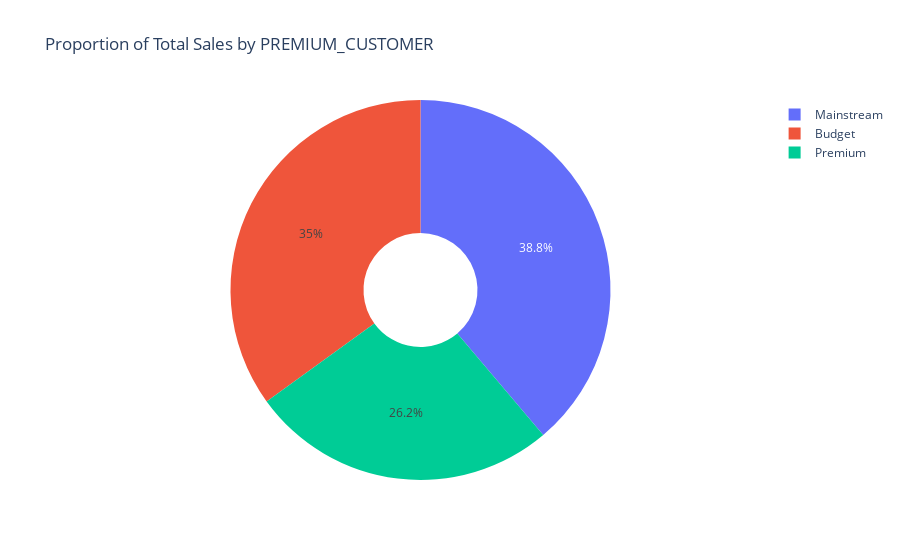

Here is the notebook cell this chart was saved with:
### Markdown cell above
From the plot, we can observe that the majority of total sales come from the following groups in order: Older Singles/Couples, Retirees, Older Families, Young Families, and Young Singles/Couples. In contrast, the percentage of sales from Mid-age Singles/Couples accounts for nearly 10%, while New Families contribute less than 3%.

    Okay. To enhance sales, we will concentrate our analysis on the five main groups: Older Singles/Couples, Retirees, Older Families, Young Families, and Young Singles/Couples. By prioritizing these segments, we aim to identify strategies that will effectively boost sales performance.

### Code cell
# Total sales by PREMIUM_CUSTOMER
sales_by_lifestage = sales_data.groupby('PREMIUM_CUSTOMER')['SALES'].sum().reset_index()
labels = sales_by_lifestage['PREMIUM_CUSTOMER']
values = sales_by_lifestage['SALES']
fig = go.Figure(data=[go.Pie(labels=labels, values=values, hole=.3)])
fig.update_layout(title_text='Proportion of Total Sales by PREMIUM_CUSTOMER')
fig.show()

### Figure 1 — Plotly figure (JSON) as saved in the notebook; plotly's stock layout.template omitted (floating-point values rounded to 4 significant figures)
{"data": [{"hole": 0.3, "labels": ["Budget", "Mainstream", "Premium"], "type": "pie", "values": [631400.0, 700900.0, 472900.0]}], "layout": {"title": {"text": "Proportion of Total Sales by PREMIUM_CUSTOMER"}}}
